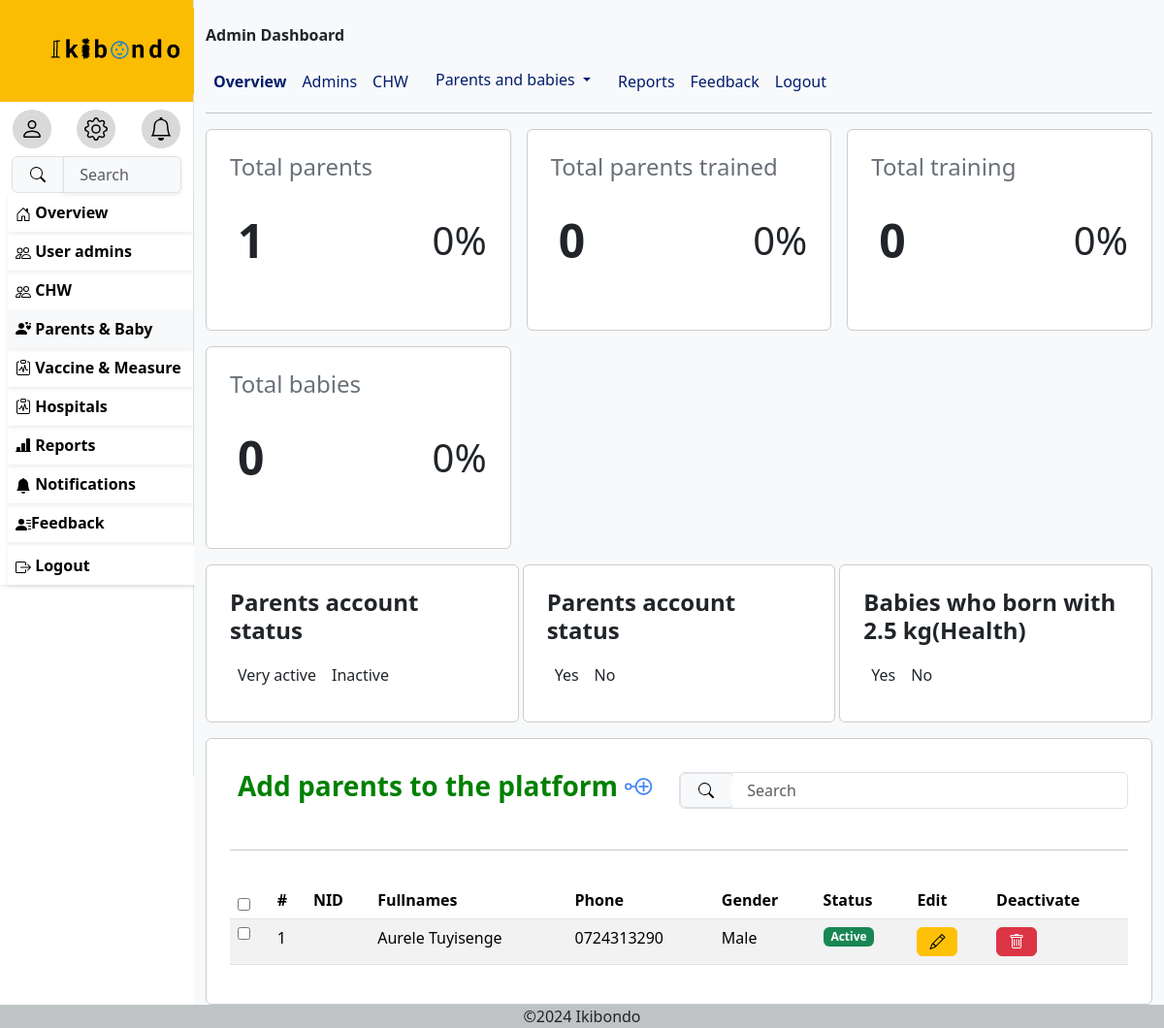
The page /parents (signed in) on the database its author committed.
### ikibondoapp/models.py (models this page shows, shortened)
class Myuser(AbstractUser):
    ROLE_CHOICES = [
        ('Nurse', 'Nurse'),
        ('Superadmin', 'Superadmin'),
        ('Chw', 'Chw'),
        ('Parent', 'Parent'),
    ]
    GENDER_CHOICES = [
        ('Male', 'Male'),
        ('Female', 'Female'),
    ]
    username=None
    phone_number=models.CharField(max_length=10,validators=[
            RegexValidator(
                regex=r'^\d{10}$',
                message="Phone number must be 10 digits long.",
                code='invalid_phone_number'
            )
            ],
        unique=True)
    email=models.EmailField(unique=True,blank=True)
    role=models.CharField(choices=[('Nurse','Nurse'),('Superadmin','Superadmin'),('Chw','Chw'),('Parent','Parent')],max_length=50)
    gender= models.CharField(choices=[('Male','Male'),('Female','Female')],max_length=20)
    Age= models.PositiveIntegerField(null=True,validators=[
            RegexValidator(
                regex=r'^\d{2}$',
                message="age must be 2 digits long.",
                code='invalid_age_value'
            )
            ])
    need_password_change=models.BooleanField(default=True)
    USERNAME_FIELD='phone_number'
    REQUIRED_FIELDS=['email']
    object=CustomUserManager()

### ikibondoapp/views.py (the view)
# urls.py: path('parents',pandb_view,name='parents'),
@login_required
def pandb_view(request):
    parents=Myuser.objects.filter(role="Parent")
    return render(request,'parentsandbaby.html',{'parents':parents,'totalparent':returnsum(Parent)})

### ikibondoapp/views.py (called while the page is built)
def returnsum(modelname):
    s=0
    for i in modelname.objects.all():
        s=s+1
    return s

### TEMPLATES/parentsandbaby.html (shortened to what this page needs)
{% extends 'base.html' %}
{% block menu%}
<a href="{% url 'useradmin' %}" class="remove">
    <div class="p-2 ms-2 shadow-sm fw-bold hovs">
      Overview</div>
   </a>
   {%if user.role == 'Superadmin'%}
   <a href="{% url 'admins'%}" class="remove">
    <div class="p-2 ms-2 shadow-sm fw-bold hovs">
      User admins
     </div>
   </a>
   {%endif%}
   {% if user.role == 'Superadmin' or user.role == 'Nurse'%}
   <a href="{% url 'chw'%}" class="remove">
    <div class="p-2 ms-2 shadow-sm fw-bold  hovs">
      CHW
     </div>
   </a>
   {%endif%}
   <a href="{% url 'parents' %}" class="remove hovs">
    <div class="p-2  ms-2 shadow-sm fw-bold bg-light hovs">
      <i class="bi bi-person-hearts"></i>
       Parents & Baby</div>
   </a>
   <a href="{% url 'vaccine' %}" class="remove">
    <div class="p-2 ms-2 shadow-sm fw-bold hovs">
      <i class="bi bi-clipboard-pulse"></i>
       Vaccine & Measure</div>
   </a>
   {% if user.role == 'Superadmin' or user.role == 'Nurse'%}
   <a href="{% url 'hospitals' %}" class="remove">
    <div class="p-2 ms-2 shadow-sm fw-bold  hovs">
      <i class="bi bi-clipboard-pulse"></i>
       Hospitals</div>
   </a>
   <a href="{% url 'reports' %}" class="remove">
    <div class="p-2 ms-2 shadow-sm fw-bold hovs">
      <i class="bi bi-bar-chart-line-fill"></i>
      Reports</div>
   </a>
   {%endif%}
   <a href="{% url 'notification'%}" class="remove">
    <div class="p-2 ms-2 shadow-sm fw-bold  hovs">
      <svg xmlns="http://www.w3.org/2000/svg" width="16" height="16" fill="currentColor" class="bi bi-bell-fill" viewBox="0 0 16 16">
        <path d="M8 16a2 2 0 0 0 2-2H6a2 2 0 0 0 2 2m.995-14.901a1 1 0 1 0-1.99 0A5 5 0 0 0 3 6c0 1.098-.5 6-2 7h14c-1.5-1-2-5.902-2-7 0-2.42-1.72-4.44-4.005-4.901"/>
      </svg>
       Notifications</div>
   </a>
   {%if user.role == 'Superadmin' or user.role == 'Nurse'%}
   <a href="{% url 'adminfeedback'%}" class="remove">
    <div class="p-2 ms-2 shadow-sm fw-bold  hovs">
      Feedback
      </div>
   </a>
   {%endif%}
      <div>
      <form method="post" action="{% url 'logout' %}" class="container-fluid p-0 shadow-sm mt-1">
        <button type="submit" class="p-2 ms-2 shadow-sm fw-bold container-fluid border-0 bg-white text-start hovs">
           Logout</button>
        </form>
       </div>
{%endblock%}
{%block content%}
<div class="wrapper gx-2">
  <div class="box1">
    <h4 style="color:#697077">Total parents</h4>
    <div class="hstack p-0 m-0">
      <p class="p-2 display-5 fw-bold">{{totalparent}}</p>
      <p class="ms-auto display-6">0%</p>
    </div>
  </div>
  <div class="box1">
    <h4 style="color:#697077">Total parents trained</h4>
    <div class="hstack p-0 m-0">
      <p class="p-2 display-5 fw-bold">0</p>
      <p class="ms-auto display-6">0%</p>
    </div>
  </div>
  <div class="box1">
    <h4 style="color:#697077">Total training</h4>
    <div class="hstack p-0 m-0">
      <p class="p-2 display-5 fw-bold">0</p>
      <p class="ms-auto display-6">0%</p>
    </div>
  </div>
  <div class="box1">
    <h4 style="color:#697077">Total babies</h4>
    <div class="hstack p-0 m-0">
      <p class="p-2 display-5 fw-bold">0</p>
      <p class="ms-auto display-6">0%</p>
    </div>
  </div>
</div>
<div class="wrapper gx-2 gap-1">
  <div class="box1">
    <h4><b>Parents account status</b></h4>
    <div class="hstack">
      <div class="p-2">Very active</div>
      <div class="p-2">Inactive</div>
    </div>    <div id="chart"></div>
  </div>
  <div class="box1">
    <h4><b>Parents account status</b></h4>
    <div class="hstack">
      <div class="p-2">Yes</div>
      <div class="p-2">No</div>
    </div>    <div id="chart"></div>
  </div>
  <div class="box1">
    <h4><b>Babies who born with 2.5 kg(Health)</b></h4>
    <div class="hstack">
      <div class="p-2">Yes</div>
      <div class="p-2">No</div>
    </div>
  </div>
</div>
<div class="wrapper gx-2">
  <div class="box1">
    <div class="card-body">
      <div class="hstack">
       <a href="{% url 'addchw' %}" style="text-decoration: none;color: #000;">
         <h3 class="p-2" style="color:green;font-weight: bold;">Add parents to the platform <i class="bi bi-node-plus" style="color:#4285F4;"></i></h3>
       </a>
       <form class="form-control ms-auto p-0 w-50">
           <div class="input-group">
             <span class="input-group-text" id="basic-addon1"><button type="button" class="border-0 bg-light">
               <svg xmlns="http://www.w3.org/2000/svg" width="16" height="16" fill="currentColor" class="bi bi-search" viewBox="0 0 16 16">
               <path d="M11.742 10.344a6.5 6.5 0 1 0-1.397 1.398h-.001q.044.06.098.115l3.85 3.85a1 1 0 0 0 1.415-1.414l-3.85-3.85a1 1 0 0 0-.115-.1zM12 6.5a5.5 5.5 0 1 1-11 0 5.5 5.5 0 0 1 11 0"/>
               </svg>
               </button>
             </span>
             <input type="text" class="form-control rounded border-0" placeholder=" Search" aria-label="Username" aria-describedby="basic-addon1">
           </div>
         </form>
      </div>
    </div>
    <hr>
    <h3><b><center>Parent list</center></b></h3>
    <div class="table-responsiveness">
      <table class="table table-striped table-hover">
        <thead class="bg-light">
              <th scope="col">
              <input type="checkbox" id="selectAll"/></th>
              <th scope="col">#</th>
              <th scope="col">NID</th>
              <th scope="col">Fullnames</th>
              <th scope="col">Phone</th>
              <th scope="col">Gender</th>
              <th scope="col">Status</th>
              <th scope="col">Edit</th>
              <th scope="col">Deactivate</th>
        </thead>
      <tbody id="userTableBody">
        {% for users in parents %}
        <tr class="rowh" title="CLick on parent to get view on his/her babies" onclick="window.location='{% url 'babies' phone=users.phone_number %}'" style="cursor: pointer;">
          <td><input type="checkbox" class="userCheckbox" /></td>
          <td>
            {{ forloop.counter }}</td>
          <td>
            {{ users.nid }}</td>
          <td>
            {{ users.first_name }} {{ users.last_name }}
          </td>
          <td>
            {{ users.phone_number }}</td>
          <td>
            {{ users.gender }}</td>
          <td>
            {%if users.is_active %}
            <span class="badge bg-success">Active</span>
            {%else%}
            <span class="badge bg-danger">Inactive</span>
            {%endif%}
          </td>
          <td>
            <a href="{% url 'userdetail' phone=users.phone_number %}">
            <button
              class="btn btn-md btn-warning editButton"
              data-bs-toggle="modal"
              data-bs-target="#editUserModal"
            >
              <i class="bi bi-pencil"></i>
            </button>
          </a>
          </td>
          <td>
            <button class="btn btn-md btn-danger deleteButton">
              <i class="bi bi-trash"></i>
            </button>
          </td>
        </tr>
        {% empty %}
        <tr>
          <td colspan="10" class="text-center">No users found</td>
        </tr>
        {% endfor %}
      </tbody>
    </table>
    </div>
  </div>
</div>
{%endblock%}

### TEMPLATES/base.html (style rules this page uses)
*, *::before, *::after { box-sizing: border-box; }
* { margin: 0; }
body { font-family: system-ui; max-width: 100%; margin-inline: auto; }
.remove { text-decoration: none; color: #000; font-weight: bolder; }
.wrapper { display: grid; grid-template-columns: repeat(auto-fit, minmax(250px, 1fr)); gap:1rem; margin-top: 1rem ; }
.box1 { background-color: #fff; border: 1px solid #ccc; border-radius: 6px; padding: 1.5rem; display: grid; grid-template-rows: subgrid; grid-row:span 3; }

### rows shown on the page
Myuser: first_name "Aurele", last_name "Tuyisenge", phone_number "0724313290", gender "Male", is_active "Active"

### other values the page prints
{{ totalparent }} "1"
